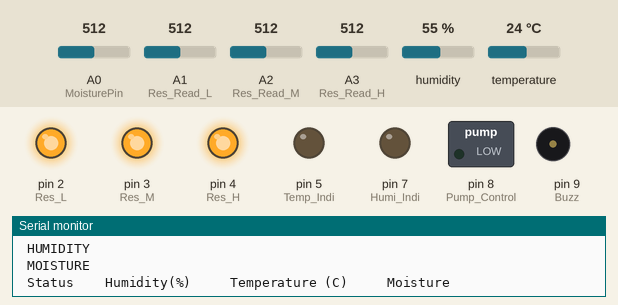
The sketch below on a simulated Arduino Uno, built with avr-gcc and run on an emulated ATmega328P. On the bench: switched loads named in the sketch (green lamp = pin HIGH), output pins drawn as LEDs (lit = HIGH), buzzer (waves = sounding, pin HIGH), the last lines printed to the serial monitor. The test bench sets the inputs (shaded band); at power-on: humidity 55 %, A1 (Res_Read_L) = 512, temperature 24 °C, A0 (MoisturePin) = 512, A2 (Res_Read_M) = 512, A3 (Res_Read_H) = 512.

Above: at 2.3 s.
2.4 s: humidity set to 69 %
At 10.3 s:
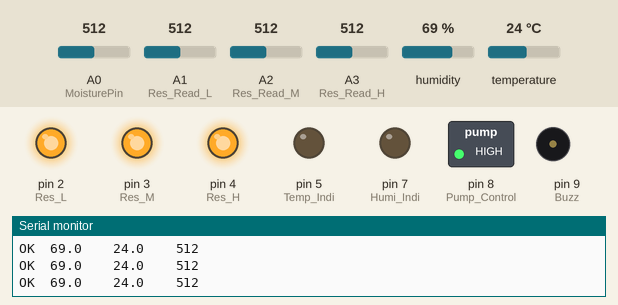
10.6 s: humidity set to 72 %
At 13.0 s:
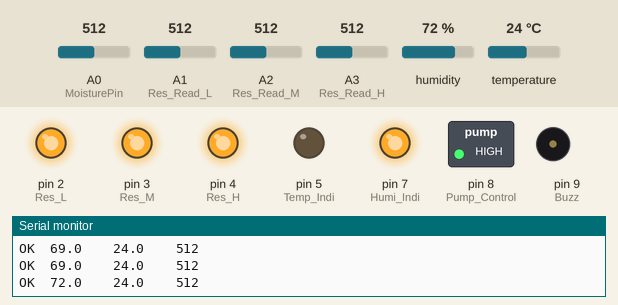
13.5 s: A1 (Res_Read_L) set to 209
21.5 s: A1 (Res_Read_L) set to 182
At 23.2 s:
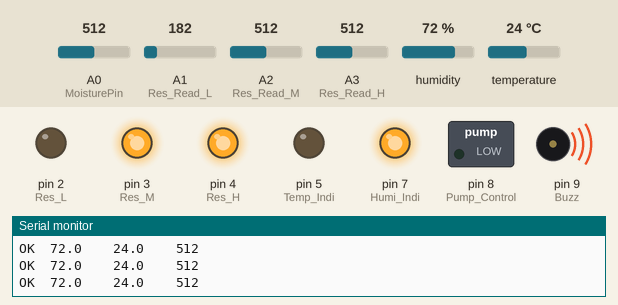
27.5 s: temperature set to 29.4 °C
31.5 s: temperature set to 30.3 °C
At 35.0 s:
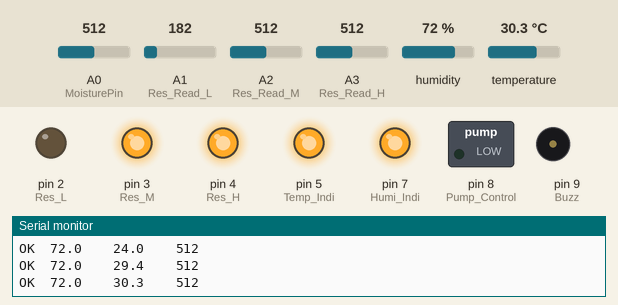
Timing chart, 0 to 39.5 s (numbered marks = the images above; inputs shaded):
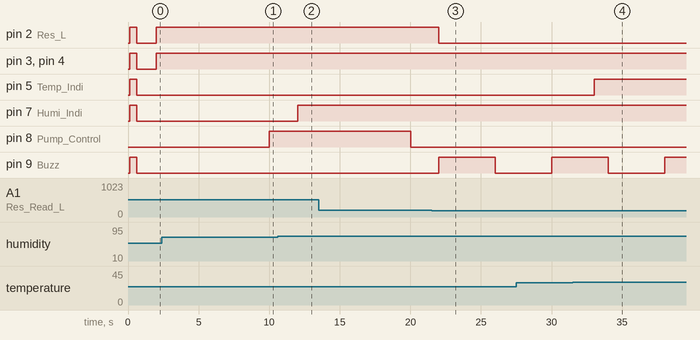

The sketch:

SmartPot_V1.ino
```cpp
/* SmartPot V1 - 12/AUG/2016
 *
 * Developed by Hariraj.R an arduino startup.
 *
 * Hey Developer !
 *
 *  Sensors used:
 *  1 . DHT 11 for Temperature and Humidity reading
 *    Temperature LED pin - 5;
 *    Humidity LED pin - 7;
 *
 *     READS : Temperature , Humidity using DHT11
 *     CONTROL :
 *     Turns on Red LED and Blue LED
 *     indicating Temperature and humidity is high in that present environment.
 *     You can feel free to change the threshold of temperature and humidity in the Threshold Area
 *
 *
 *  2 . FC-28 for reading Moisture
 *
 *    READS :It do reads the moisture content in the soil using a FC-28
 *
 *
 *     LOWER the data HIGHER the Moisture ( eg : 0 gives you HIGH moisture content present in the soil )
 *     and vice-versa.
 *
 *     From the readings it controls :
 *
 *     If the moisture content is low ie 1023 ( compares with the threshold value ie Moisture_Thres )
 *     it takes water from the reservoir only when there is water
 *     present above the low level and moisture is below the threshold
 *     by controlling an air pump using a relay.
 *
 *  3 . TheTankSensor ( DIY )
 *
 *      |~~~~~~|
 * HIGH |=~~~~~|        |=      <= denotes pin
 * MED  |=~~~~~|
 * LOW  |=~~~~~|
 *      |~~~~~~|
 *      |_____=|    X in Volt   (X<5V with 330 ohm)
 *
 *      Please do refer the circuit given
 *
 *     The Tank Stage Indicator
 *     READS : Using analog pin A2 , A3 and A4 I managed to read the water present in the reservoir.
 *      Here Water acts as conductor.. Refer DIY Tank.pdf which is given
 *
 *                          Digital Pins             ->                D2  D3  D4
 *
 *     Full - All 3 LEDS hooked on to the D2 , D3 and D4 switches on ( 1   1   1 )
 *     Half - Only 2 LEDS lights up ( ie D3 and D4 )                 ( 0   1   1 )
 *     Low  - Only D4 is ON                                          ( 0   0   1 )
 *
 *     If the Low level of the tank is 0 then there is no water persent ,
 *     at that time I used a buzzer to notify user indicating no water present in the reservoir..
 *
 *   NOTE : IT'S UNDER DEVELOPMENT.
 */

/* Libraries included
 *
 *  DHT
 *
 */
#include "DHT.h"

// Class Object
DHT dht;

// Variables for Timer functions


long previousTimer = 0;
int previousHighTimer = 0;

// State
boolean BuzzState = LOW;
boolean Pump_State = 0;

// previous millis time variable
long BuzzLowTime = 0;


long dhtPreviousTimer = 0;
long TankTimer = 0;

// ------------------Threshold Area  - Keep Changing----------------------------

 const byte Temp_Thres = 30;
 const byte Humi_Thres = 70;
 const int  Moisture_Thres = 200;

// --------------ONLY HUMANS ALLOWED IN HERE ;-)----------------------------

// Pin Declaration

// Reservoir variable declaration
 const byte Res_L = 2 ; // Reservoir LOW
 const byte Res_M = 3 ;
 const byte Res_H = 4 ;

 const byte Res_Read_L = A1;
 const byte Res_Read_M = A2;
 const byte Res_Read_H = A3;

 const byte Buzz = 9;

 const byte MoisturePin = A0;

 const byte Temp_Indi = 5;
 const byte Humi_Indi = 7;


const byte Pump_Control = 8; // Controls the air pump


void setup()
{

  // Begin Serial Communication at 9600 bits per second
  Serial.begin(9600);


  Serial.println ( " Version 1 . Date 14-AUG-2016 ");
  Serial.println (" Works by reading only on these parameters ");
  Serial.println (" TEMPERATURE \n HUMIDITY \n MOISTURE \n");
  Serial.println( " Status \t Humidity(%)  \t Temperature (C)  \t Moisture");

  // Prints the MENU

  // Digital Pin 2 , 3 , 4 as output for Reservoir level indicator
  pinMode ( Res_L , OUTPUT );    // Res_L - 2 LED OUTPUT
  pinMode ( Res_M , OUTPUT );    // Res_M - 3 LED OUTPUT
  pinMode ( Res_H , OUTPUT );    // Res_H - 4 LED OUTPUT

  pinMode ( Temp_Indi , OUTPUT );  // pin 5 LED OUTPUT
  pinMode ( Humi_Indi , OUTPUT );  // pin 7 LED OUTPUT

  pinMode ( Pump_Control , OUTPUT ); //

  pinMode ( Buzz , OUTPUT );

 // Check all the LEDS
  digitalWrite ( Res_L, HIGH );
  digitalWrite ( Res_H , HIGH );
  digitalWrite ( Res_M, HIGH );
  digitalWrite ( Temp_Indi , HIGH );
  digitalWrite ( Humi_Indi , HIGH );
  digitalWrite ( Buzz , HIGH );

  delay(500);

  digitalWrite ( Res_L , LOW );
  digitalWrite ( Res_M, LOW );
  digitalWrite ( Res_H, LOW );
  digitalWrite ( Temp_Indi ,  LOW );
  digitalWrite ( Humi_Indi ,  LOW );
  digitalWrite ( Buzz , LOW );


  delay(500);


  /* Analog pin A0 is used to read the amount of moisture present in the soil
   *
   *  When Moisture  content is High in the soil - 0
   *                 and Low - 1024
   */
  pinMode ( MoisturePin , INPUT );


  dht.setup(6); // digital pin 6
}


void loop()
{
  unsigned long MilliTimer = millis() ; // Start Millis timer
  int Moisture = analogRead ( A0 );

  /* Reads Moisture level
   *  LOWER the value HIGHER the moisture ( ex : 0 gives you higher moisture )
   *  and vice-versa
   */

 // Uncomment to see the value of the moisture

  //Serial.print ( Moisture );
  //Serial.println ("\t");

  /*
   * This part of the code reads the amount of water present in the reservoir
   *
   */
   if ( MilliTimer - TankTimer > 2000 ) // Reads for every two seconds
   {

    TankTimer = MilliTimer ;

     float V_Low = (analogRead(Res_Read_L)*5.12)/1024;

    // Serial.print (V_Low );
    // Serial.print ( "\t");


  /* If the pin present at the bottom of the tank reads
   * State 1 : 0 ( 0v ) indicates no water !
   *        DO :
   *     1.1. Buzzer on and off for 3 seconds
   *     1.2. Switch off the pump
   *     1.3. Switches off low level reservoir indicator LED
   * State 2 : 1 ( 5v ) indicates presence of water !!
   *       DO :
   *     2.1. Turn on Air pump if the moisture goes below the threshold value for 10 seconds
   *     2.2. Turn on low level reservoir indicator LED
   *     2.3. Switches off buzzer
   */
 if ( V_Low >= 1 )  // Indicates water is present
 {
    digitalWrite ( Res_L , HIGH ); // Low level LED indicator ON (2.2)

    if ( BuzzState == HIGH )  // Turns off Buzzer if it is HIGH ( 2.3 )
  {
    BuzzState = LOW ;
  }
  digitalWrite ( Buzz , BuzzState );

// If the moisture is below the threshold turns off Pump
   if ( Moisture < Moisture_Thres ){
   Pump_State = LOW;
    digitalWrite ( Pump_Control , Pump_State );
   }// close low moisture

// and turns ON the pump only when the moisture is above the moisture threshold for 3 seconds
// Note : You can change the threshold value.. It's all yours

  else if ( (Moisture > Moisture_Thres)  )  // (2.1)
 {
 if ( MilliTimer - previousTimer > 10000 )  // Air Pump ON for 10 seconds through relay
  // Moisture
  {
   previousTimer = MilliTimer ;
    if ( Pump_State == LOW )
    {
      Pump_State = HIGH ;
      }
    else{
      Pump_State = LOW ;
      }
   digitalWrite ( Pump_Control , Pump_State );
 }
 }// close high moisture
}// close moisture above the threshold check


  else if (  V_Low < 1 ) // Indicates water is not there
  {

    digitalWrite ( Res_L , LOW );  // ( 1.3 )
    Pump_State = 0;
    digitalWrite ( Pump_Control , Pump_State ); // (1.2)

  if( MilliTimer - BuzzLowTime >= 3000 )  //Buzzer Beep for 3 seconds (1.1)
    {
       BuzzLowTime = MilliTimer ;

       if ( BuzzState == LOW )
       {
         BuzzState = HIGH ;
       }
       else if ( BuzzState == HIGH )
       {
         BuzzState = LOW ;
       }
        digitalWrite ( Buzz , BuzzState );
    } // Close buzzer 3 seconds

  }// Close vlow The low one

    // Close read for every two seconds


  float V_Mid = (analogRead ( Res_Read_M )*5.12)/1024;

 // Serial.print (V_Mid );
  //Serial.print ( "\t");

 if ( V_Mid >= 1 )
  digitalWrite ( Res_M , HIGH );
  else if ( V_Mid == 0 && V_Mid < 1 )
  digitalWrite ( Res_M , LOW );


  float V_High = (analogRead ( Res_Read_H )*5.12)/1024;
  //Serial.println (V_High);

  if ( V_High == 0 && V_High <= 0.5 )
  digitalWrite ( Res_H , LOW );
  else if ( V_High >= 1 )
  digitalWrite ( Res_H , HIGH );
   }// Close 2 Seconds water level check


 // Water level detecting code ends here

// Read data from DHT for after every 3 seconds
  if ( MilliTimer - dhtPreviousTimer > 3000)
{
  dhtPreviousTimer = MilliTimer ;

  float humidity = dht.getHumidity();
  float temperature = dht.getTemperature();

  Serial.print(dht.getStatusString());
  Serial.print("\t");
  Serial.print(humidity, 1);
  Serial.print("\t\t");
  Serial.print(temperature, 1);
  Serial.print("\t\t");
  Serial.println(Moisture);


  // Threshold value for the temperature LED to turn on is 30*C
   if ( temperature >= Temp_Thres )
   digitalWrite ( Temp_Indi , HIGH );
   else
   digitalWrite ( Temp_Indi , LOW );

  // Similarly for Humidity above 70%
   boolean State = 0;
   State = ( humidity  > Humi_Thres ) ? HIGH : LOW ;
   digitalWrite ( Humi_Indi , State );
}// Close DHT Sensing

}// Close loop
```

Measured:
- the behaviour switches between 70 and 71 % on humidity (found by bisection; images 1 and 2)
- the behaviour switches between 200 and 199 on A1 (Res_Read_L) (found by bisection; images 2 and 3)
- the behaviour switches between 29.9 and 30 °C on temperature (found by bisection; images 3 and 4)
- after the input at 10.6 s, pin 7 (Humi_Indi): LOW → HIGH after 1.4 s
- after the input at 21.5 s, pin 2 (Res_L): HIGH → LOW after 0.52 s; pin 9 (Buzz): LOW → HIGH after 0.52 s, → LOW 4.0 s later
- after the input at 31.5 s, pin 5 (Temp_Indi): LOW → HIGH after 1.5 s
